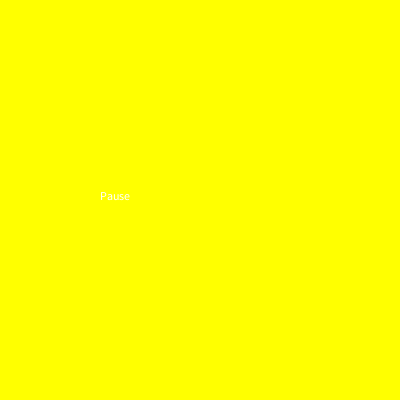
Frame 1 (no input)
Frame 60 (the mouse pressed at the canvas centre just before this capture): identical to frame 1, image omitted
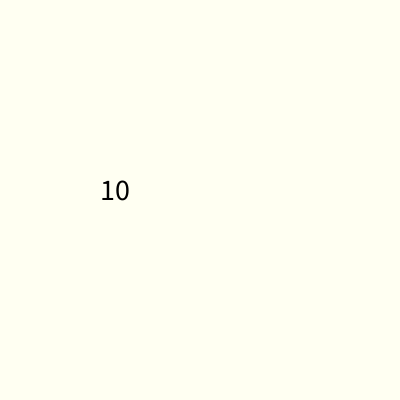
Frame 120 (the mouse held since frame 60 and released just before this capture)

The Processing sketch that drew these frames (run headless with seeded random() and noise(); from frame 60 on, the mouse is pressed at the canvas centre):

// Processing sketch: week14_2_count_down_and_pause_millis
// ── week14_2_count_down_and_pause_millis.pde
//有個計時器, 暫停後, 要繼續剛剛的時間, 而不重設的時間
void setup(){
  size(400,400);
}
int C=10;
int T=C*1000, startT=-1, pauseT=0;
int state=0; //0: countdown, 1: pause
void draw(){
  println(startT);
  if(state==1){
    if(startT==-1) startT = millis();
    background(#FFFFF2);
    fill(0); textSize(30); text(""+int((T+999)/1000), 100,200);
    if(T>0) T=C*1000-(millis()-startT);
  }else if(state==0){
    background(#FFFF00);
    text("Pause", 100,200);
  }
}
void mousePressed(){
  if(state==1) pauseT = millis();
  else if(state==0 && startT!=-1) startT= startT+(millis()-pauseT);
  state = 1-state;
}
